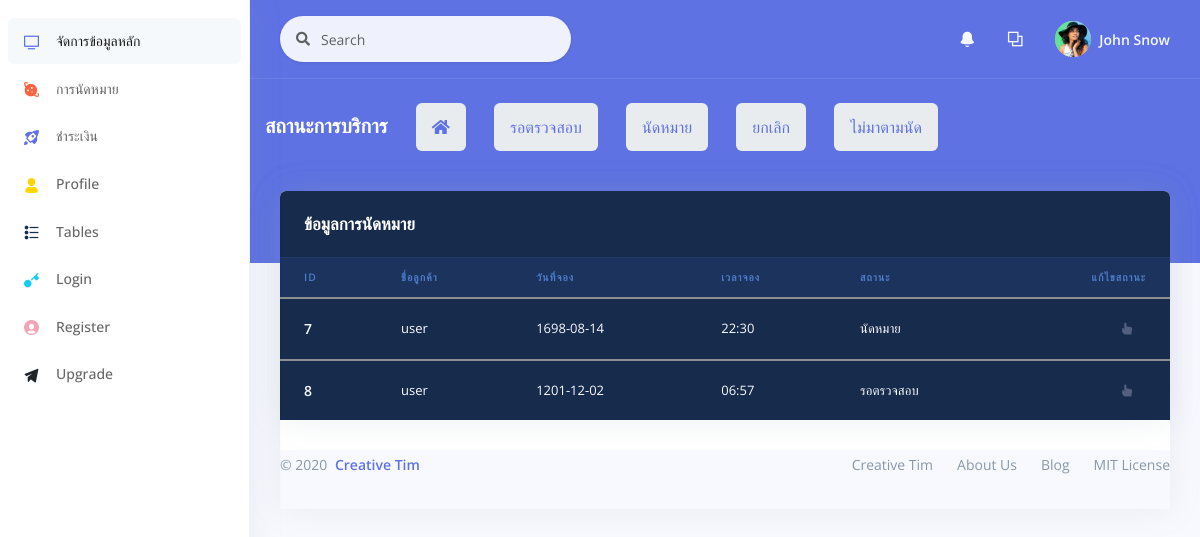
The page /backend/All_order.php on the database its author committed.
### tables this page shows
CREATE TABLE `orders` (
  `o_id` int(11) NOT NULL,
  `id_mem` int(11) NOT NULL,
  `o_mail` varchar(60) NOT NULL,
  `tel_mem` varchar(10) NOT NULL,
  `car_id` int(11) NOT NULL,
  `year_car` int(5) NOT NULL,
  `number_car` varchar(8) NOT NULL COMMENT 'ทะเบียนรถ',
  `mile` varchar(10) NOT NULL COMMENT 'ระยะไมล์',
  `sv_id` int(11) NOT NULL COMMENT 'ประเภทงานบริการ',
  `svst_id` int(11) NOT NULL COMMENT 'สถานะบริการ',
  `o_date` datetime(6) NOT NULL,
  `o_daterq` varchar(30) NOT NULL,
  `o_timerq` varchar(30) NOT NULL
);

CREATE TABLE `tb_mem` (
  `id_mem` int(11) NOT NULL,
  `name_mem` varchar(25) NOT NULL,
  `last_mem` varchar(25) NOT NULL,
  `userlevel` varchar(25) NOT NULL,
  `username` varchar(25) NOT NULL,
  `password` varchar(128) NOT NULL,
  `tel_mem` varchar(10) NOT NULL,
  `address_mem` varchar(150) NOT NULL
);

CREATE TABLE `serv_status` (
  `stsv_id` int(11) NOT NULL,
  `stsv_name` varchar(50) NOT NULL
);

### backend/All_order.php (the view, shortened to what this page needs)
<?php
include "../conn.php";
$sql = "SELECT orders.o_id,tb_mem.name_mem,serv_status.stsv_name,orders.o_daterq,orders.o_timerq
FROM((orders INNER JOIN tb_mem on orders.id_mem=tb_mem.id_mem)
INNER JOIN serv_status on orders.svst_id=serv_status.stsv_id)
ORDER BY orders.o_id;";
$result = mysqli_query($con, $sql);
?>
<!DOCTYPE html>
<html>
<head>
    <link rel="stylesheet" href="./assets/vendor/nucleo/css/nucleo.css" type="text/css">
    <link rel="stylesheet" href="./assets/vendor/@fortawesome/fontawesome-free/css/all.min.css" type="text/css">
    <link rel="stylesheet" href="./assets/css/argon.css?v=1.2.0" type="text/css">
</head>
<body>
    <?php
    include "object/sidebar.php";
    include "object/_nev.php";
    include "object/list_orderstatus.php";
    ?>
    </div>
    </div>
    </div>
    </div>
    </div>
    <div class="container-fluid mt--6">
        <div class="row">
            <div class="col">
                <div class="card">
                    <div class="row">
                        <div class="col">
                            <div class="card bg-default shadow">
                                <div class="card-header bg-transparent border-0">
                                    <h3 class="text-white mb-0">ข้อมูลการนัดหมาย</h3>
                                </div>
                                <div class="table-responsive">
                                    <table class="table align-items-center table-dark table-flush">
                                        <thead class="thead-dark">
                                            <tr>
                                                <th scope="col" class="sort" data-sort="ID">ID</th>
                                                <th scope="col" class="sort" data-sort="name">ชื่อลูกค้า</th>
                                                <th scope="col" class="sort" data-sort="date">วันที่จอง</th>
                                                <th scope="col" class="sort" data-sort="date">เวลาจอง</th>
                                                <th scope="col" class="sort" data-sort="status">สถานะ</th>
                                                <th scope="col" class="text-right">แก้ไขสถานะ</th>
                                            </tr>
                                        </thead>
                                        <tbody class="list">
                                            <?php
                                            while ($rs = mysqli_fetch_array($result)) {
                                                $o_id = $rs['o_id'];
                                                $o_daterq = $rs['o_daterq'];
                                                $o_timerq = $rs['o_timerq'];
                                                $stsv_name = $rs['stsv_name'];
                                                $name_mem = $rs['name_mem'];
                                            ?>
                                        <tbody class="list">
                                            <tr>
                                                <th scope="row">
                                                    <div class="media align-items-center">
                                                        <div class="media-body">
                                                            <span class="name mb-0 text-sm"><?php echo $o_id ?></span>
                                                        </div>
                                                    </div>
                                                </th>
                                                <td class="budget">
                                                    <?php echo $name_mem ?>
                                                </td>
                                                <td class="budget">
                                                    <?php echo $o_daterq ?>
                                                </td>
                                                <td class="budget">
                                                    <?php echo $o_timerq ?>
                                                </td>
                                                <td class="budget">
                                                    <?php echo $stsv_name ?>
                                                </td>
                                                <td class="text-right">
                                                    <li class="nav-item dropdown">
                                                        <a class="nav-link" href="#" role="button" data-toggle="dropdown">
                                                            <i class="ni ni-active-40"></i>
                                                        </a>
                                                    </li>
                                                </td>
                                            </tr>
                                        <?php }
                                        ?>
                                        </tbody>
                                    </table>
                                </div>
                            </div>
                        </div>
                    </div>
                    <footer class="footer pt-0">
                        <div class="row align-items-center justify-content-lg-between">
                            <div class="col-lg-6">
                                <div class="copyright text-center  text-lg-left  text-muted">
                                    &copy; 2020 <a href="https://www.creative-tim.com" class="font-weight-bold ml-1" target="_blank">Creative Tim</a>
                                </div>
                            </div>
                            <div class="col-lg-6">
                                <ul class="nav nav-footer justify-content-center justify-content-lg-end">
                                    <li class="nav-item">
                                        <a href="https://www.creative-tim.com" class="nav-link" target="_blank">Creative Tim</a>
                                    </li>
                                    <li class="nav-item">
                                        <a href="https://www.creative-tim.com/presentation" class="nav-link" target="_blank">About Us</a>
                                    </li>
                                    <li class="nav-item">
                                        <a href="http://blog.creative-tim.com" class="nav-link" target="_blank">Blog</a>
                                    </li>
                                    <li class="nav-item">
                                        <a href="https://github.com/creativetimofficial/argon-dashboard/blob/master/LICENSE.md" class="nav-link" target="_blank">MIT License</a>
                                    </li>
                                </ul>
                            </div>
                        </div>
                    </footer>
                </div>
            </div>
</body>
</html>

### rows shown on the page
orders: o_id "7", id_mem.name_mem "user", o_daterq "1698-08-14", o_timerq "22:30", serv_status.stsv_name "นัดหมาย"
orders: o_id "8", id_mem.name_mem "user", o_daterq "1201-12-02", o_timerq "06:57", serv_status.stsv_name "รอตรวจสอบ"
